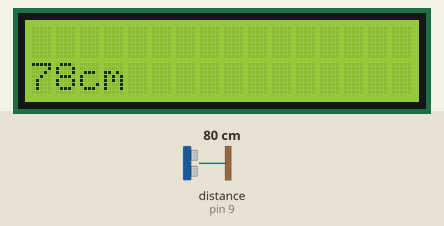
Simulated run of this sketch. Board: Arduino Uno, built with avr-gcc and run on an emulated ATmega328P. Shown: 16×2 character LCD. Wiring (inferred from the names in the program): ultrasonic range finder: trigger pin 8; echo pin 9. The test bench sets the inputs (shaded band); at power-on: distance to the obstacle (sensor on pin 9) 80 cm. The echo pulse lasts 58.3 µs per cm.

Above: at 1.2 s.
1.3 s: distance to the obstacle (sensor on pin 9) set to 2 cm
At 2.5 s:
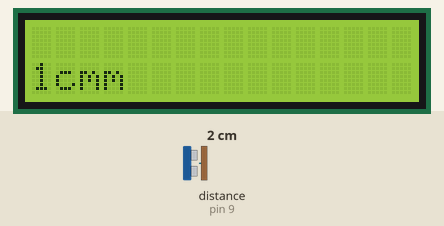
2.8 s: distance to the obstacle (sensor on pin 9) set to 4 cm
At 3.4 s:
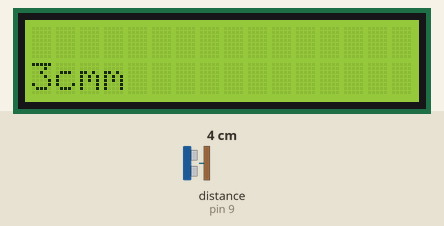
4.3 s: distance to the obstacle (sensor on pin 9) set to 9 cm
At 5.3 s:
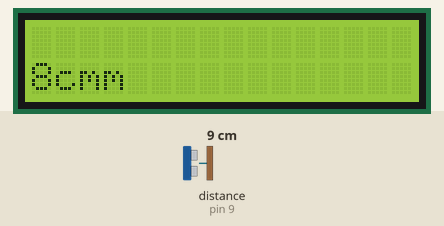
Timing chart, 0 to 7.3 s (numbered marks = the images above; inputs shaded):
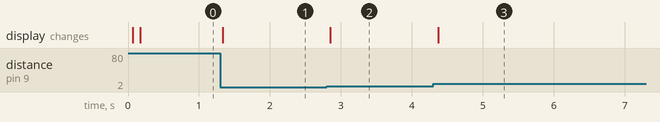

The sketch:

lcd.ino
```cpp
#include<LiquidCrystal.h>

LiquidCrystal lcd(12, 11, 5, 4, 3, 2); //Interface pins of the LCD
const int trig_pin=8;
const int echo_pin=9;
long distance,duration;

void setup() {
lcd.begin(16,2);
lcd.setCursor(0,0); //set the cursor to column 0 and line 0
pinMode(8,OUTPUT);
pinMode(9,INPUT);
}


void loop() {
digitalWrite(8,HIGH);
delayMicroseconds(20);
digitalWrite(8,LOW);
delayMicroseconds(20);
duration = pulseIn(echo_pin, HIGH); //To receive the reflected signal.
distance= duration*0.034/2;
lcd.setCursor(0,1); //set the cursor to column 0 and line 1
lcd.print(distance);
lcd.print("cm");
delay(100);
}
```

Measured:
- after the input at 1.3 s, the display: changes at once (image 1)
- after the input at 2.8 s, the display: changes after 0.05 s (image 2)
- after the input at 4.3 s, the display: changes after 0.07 s (image 3)
